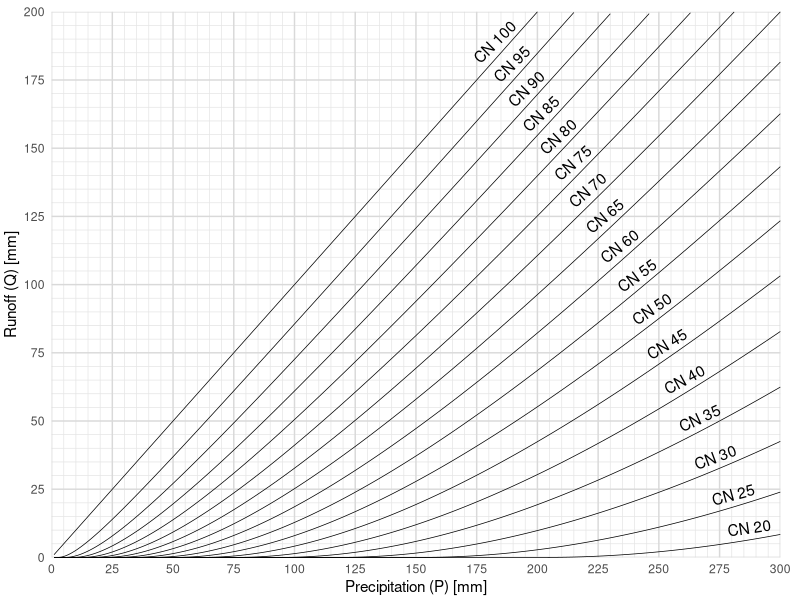
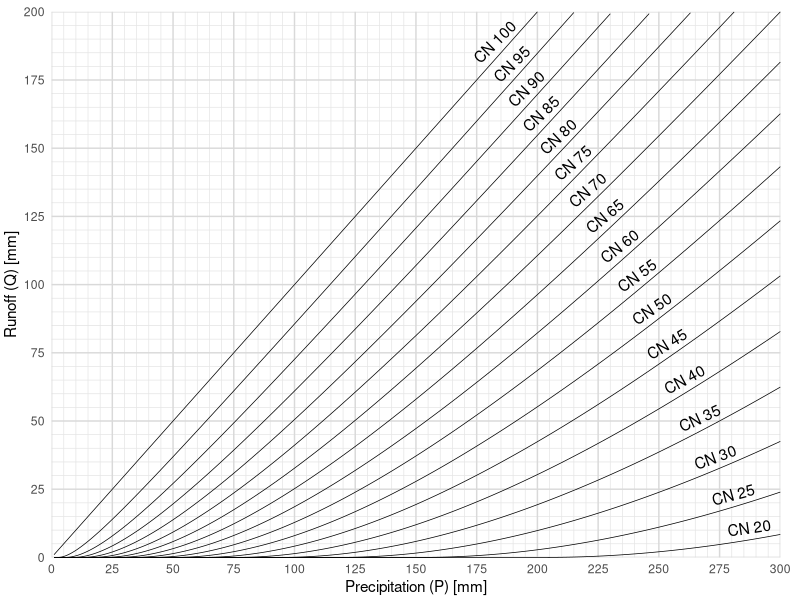
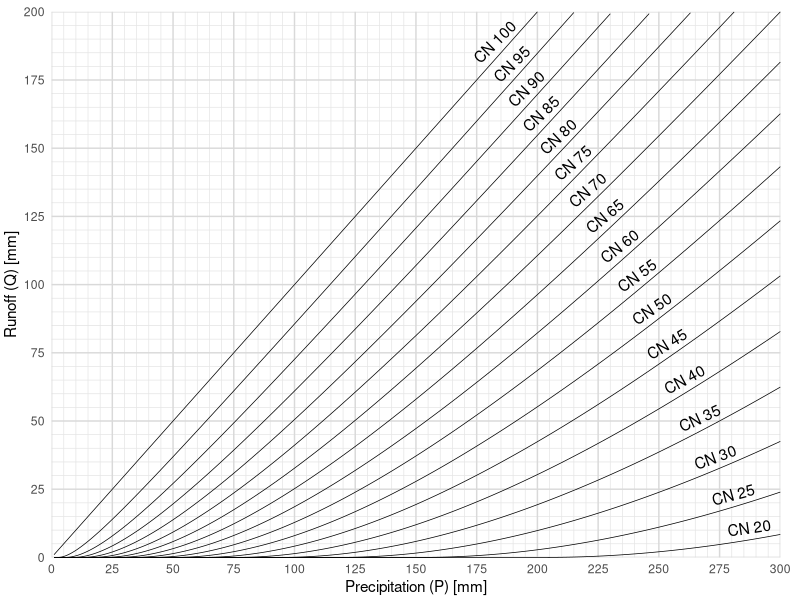
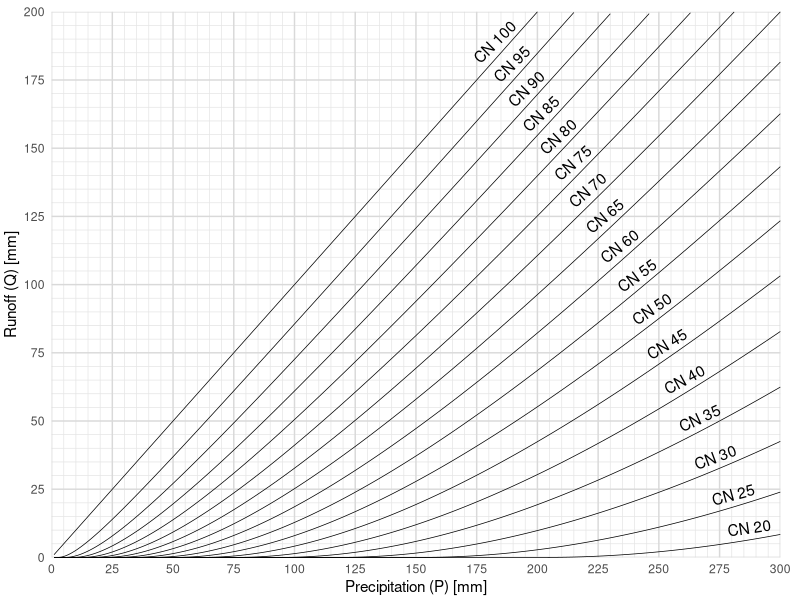

Recreate these plots in R, in order.
## ---- chunk 1
knitr::opts_chunk$set(echo = TRUE, message = FALSE, warning = FALSE)

library(tidyverse)
library(scales)
library(ggrepel)

## ---- chunk 2

cn_data <- expand.grid(precip_mm = seq(from = 1, to = 300, by = 1),
                       cn_value = seq(from = 20, to = 100, by = 5)) %>%
  mutate(cn_value = as.numeric(cn_value)) %>%
  mutate(cn = paste('CN', cn_value)) %>%
  # potential maximum water retention
  mutate(S = 25400/cn_value - 254) %>%
  mutate(Q = ifelse(test = precip_mm > 0.2 * S, 
                    yes = ((precip_mm - 0.2 * S)^2)/(precip_mm + 0.8 * S), 
                    no = 0)) %>%
  mutate(Q = round(Q, 3))

## ---- chunk 3

cn_points <- cn_data %>%
  filter(precip_mm == 190) %>%
  arrange(desc(cn_value)) %>%
  # where to start the CN 100 label
  mutate(point_placement = 180) %>%
  # how much each point moves up on the precip axis
  mutate(point_placement_incriment = 6.35) %>%
  mutate(point_placement_final = cumsum(point_placement_incriment) + point_placement) %>%
  mutate(point_placement_final = round(point_placement_final, 0)) %>%
  select(cn, cn_value, point_placement_final)

# combine the points with all of the data to find the slope at the points
points_data <- left_join(cn_data, cn_points) %>%
  filter(precip_mm >= (point_placement_final - 5) & precip_mm <= (point_placement_final + 5)) %>%
  group_by(cn) %>%
  # calculate max and min for slope
  mutate(max_p = max(precip_mm), min_p = min(precip_mm),
         max_q = max(Q), min_q = min(Q)) %>%
  mutate(rise = max_q - min_q,
         run = max_p - min_p) %>%
  mutate(slope = rise / run) %>%
  # convert slope of lines to degrees for plotting
  mutate(degrees = atan(slope) * 180/pi) %>%
  filter(precip_mm == point_placement_final) %>%
  ungroup()

## ---- chunk 4

ggplot(data = cn_data, aes(x = precip_mm, y = Q, group = cn)) +
  geom_line(size = 0.25) +
  theme_minimal() +
  geom_text(data = points_data, aes(x = precip_mm, y = Q, label = cn, angle = degrees), 
            vjust = -0.5, check_overlap = TRUE) +
  scale_y_continuous(breaks = seq(from = 0, to = 300, by = 25), 
                     limits = c(0, 200), expand = c(0,0),
                     minor_breaks = seq(0, 200, 5)) +
  scale_x_continuous(breaks = seq(from = 0, to = 300, by = 25), 
                     limits = c(0, 300), expand = c(0,0),
                     minor_breaks = seq(0, 300, 5)) +
  labs(x = 'Precipitation (P) [mm]', y = 'Runoff (Q) [mm]') +
  theme(plot.margin=margin(t=0.3,r=0.5,b=0.1,l=0.1,unit="cm"),
        panel.grid.major = element_line(colour = "grey85"),
        panel.grid.minor = element_line(colour = "grey90"))

## ---- chunk 5

ggsave(file = 'curve_number_graph.pdf', width = 20, height = 13, units = 'cm')
ggsave(file = 'curve_number_graph.tiff', width = 20, height = 13, units = 'cm')
ggsave(file = 'curve_number_graph.png', width = 20, height = 13, units = 'cm')

